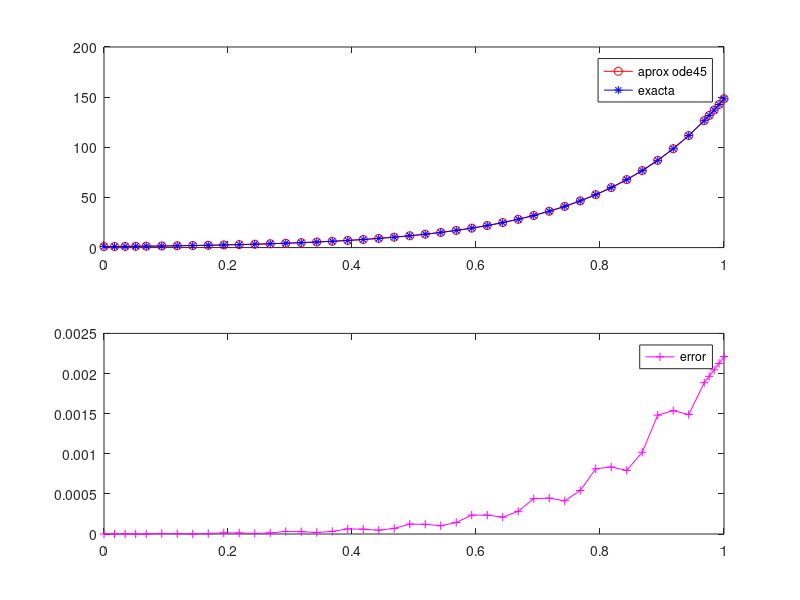

Source code (MATLAB):
function PbCauchy

f = @(t,y)5*y;
[tt,yy] = ode45 (f,[0,1], 1);

exacta = exp(5*tt);
close all

subplot (2,1,1) %2 columnas primera de ellas
plot (tt,yy, 'ro-' ,tt,exacta, 'b*-')
legend ('aprox ode45', 'exacta')
subplot (2,1,2)
plot (tt,abs(yy-exacta),'m+-')
legend ('error')
shg

